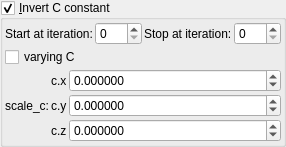
    <widget class="MyGroupBox" name="groupCheck_transf_function_enabledCx_false">
     <property name="toolTip">
      <string>&lt;html&gt;&lt;head/&gt;&lt;body&gt;&lt;p&gt;Cpixel is CVector3 c = ( c.x, c.y, c.z). It is each original point (pixel) in 3D space where the iteration starts from, ( c = original z for each point .) It is commonly found in formula structures z = f(z) + c.&lt;/p&gt;&lt;p&gt;The Cpixel multiplier effectively scales this point &amp;quot;c&amp;quot;.&lt;/p&gt;&lt;p&gt;This transform allows the swapping of the order of the &amp;quot;CVector3 c&amp;quot; components before being multiplied by &amp;quot;CVector3 z&amp;quot; components.&lt;/p&gt;&lt;/body&gt;&lt;/html&gt;</string>
     </property>
     <property name="title">
      <string>&amp;Invert C constant</string>
     </property>
     <property name="checkable">
      <bool>true</bool>
     </property>
     <layout class="QVBoxLayout" name="verticalLayout_51">
      <property name="spacing">
       <number>2</number>
      </property>
      <property name="leftMargin">
       <number>2</number>
      </property>
      <property name="topMargin">
       <number>2</number>
      </property>
      <property name="rightMargin">
       <number>2</number>
      </property>
      <property name="bottomMargin">
       <number>2</number>
      </property>
      <item>
       <layout class="QGridLayout" name="gridLayout_3" columnstretch="0,1,0,1">
        <item row="0" column="1">
         <widget class="MySpinBox" name="spinboxInt_transf_start_iterations_F">
          <property name="sizePolicy">
           <sizepolicy hsizetype="Minimum" vsizetype="Maximum">
            <horstretch>0</horstretch>
            <verstretch>0</verstretch>
           </sizepolicy>
          </property>
          <property name="minimum">
           <number>0</number>
          </property>
          <property name="maximum">
           <number>999</number>
          </property>
          <property name="value">
           <number>0</number>
          </property>
         </widget>
        </item>
        <item row="0" column="2">
         <widget class="QLabel" name="label_54">
          <property name="text">
           <string>Stop at iteration:</string>
          </property>
         </widget>
        </item>
        <item row="0" column="3">
         <widget class="MySpinBox" name="spinboxInt_transf_stop_iterations_F">
          <property name="sizePolicy">
           <sizepolicy hsizetype="Preferred" vsizetype="Maximum">
            <horstretch>0</horstretch>
            <verstretch>0</verstretch>
           </sizepolicy>
          </property>
          <property name="maximum">
           <number>999</number>
          </property>
         </widget>
        </item>
        <item row="0" column="0">
         <widget class="QLabel" name="label_75">
          <property name="text">
           <string>Start at iteration:</string>
          </property>
         </widget>
        </item>
       </layout>
      </item>
      <item>
       <widget class="MyCheckBox" name="checkBox_transf_function_enabledCy_false">
        <property name="text">
         <string notr="true">varying C</string>
        </property>
       </widget>
      </item>
      <item>
       <layout class="QGridLayout" name="gridLayout_64" columnstretch="0,0,0,1">
        <property name="spacing">
         <number>2</number>
        </property>
        <item row="1" column="3">
         <widget class="MyDoubleSpinBox" name="spinbox3_transf_scale3D_111_x">
          <property name="sizePolicy">
           <sizepolicy hsizetype="Minimum" vsizetype="Maximum">
            <horstretch>0</horstretch>
            <verstretch>0</verstretch>
           </sizepolicy>
          </property>
          <property name="prefix">
           <string/>
          </property>
          <property name="decimals">
           <number>6</number>
          </property>
          <property name="minimum">
           <double>-99.989999999999995</double>
          </property>
          <property name="singleStep">
           <double>0.100000000000000</double>
          </property>
         </widget>
        </item>
        <item row="1" column="2">
         <widget class="QLabel" name="label_127">
          <property name="text">
           <string notr="true">c.x</string>
          </property>
         </widget>
        </item>
        <item row="2" column="2">
         <widget class="QLabel" name="label_128">
          <property name="text">
           <string notr="true">c.y</string>
          </property>
         </widget>
        </item>
        <item row="3" column="2">
         <widget class="QLabel" name="label_129">
          <property name="text">
           <string notr="true">c.z</string>
          </property>
         </widget>
        </item>
        <item row="2" column="3">
         <widget class="MyDoubleSpinBox" name="spinbox3_transf_scale3D_111_y">
          <property name="sizePolicy">
           <sizepolicy hsizetype="Minimum" vsizetype="Maximum">
            <horstretch>0</horstretch>
            <verstretch>0</verstretch>
           </sizepolicy>
          </property>
          <property name="decimals">
           <number>6</number>
          </property>
          <property name="minimum">
           <double>-99.989999999999995</double>
          </property>
          <property name="maximum">
           <double>99.989999999999995</double>
          </property>
          <property name="singleStep">
           <double>0.100000000000000</double>
          </property>
         </widget>
        </item>
        <item row="3" column="3">
         <widget class="MyDoubleSpinBox" name="spinbox3_transf_scale3D_111_z">
          <property name="sizePolicy">
           <sizepolicy hsizetype="Minimum" vsizetype="Maximum">
            <horstretch>0</horstretch>
            <verstretch>0</verstretch>
           </sizepolicy>
          </property>
          <property name="decimals">
           <number>6</number>
          </property>
          <property name="minimum">
           <double>-99.989999999999995</double>
          </property>
          <property name="maximum">
           <double>99.989999999999995</double>
          </property>
          <property name="singleStep">
           <double>0.100000000000000</double>
          </property>
         </widget>
        </item>
        <item row="2" column="1">
         <widget class="QLabel" name="label_260">
          <property name="text">
           <string>scale_c:</string>
          </property>
         </widget>
        </item>
       </layout>
      </item>
     </layout>
    </widget>
